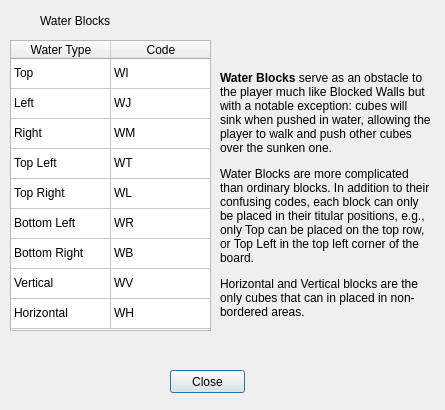
<?xml version="1.0" encoding="UTF-8"?>
<ui version="4.0">
 <class>legendDiagWater</class>
 <widget class="QDialog" name="legendDiagWater">
  <property name="geometry">
   <rect>
    <x>0</x>
    <y>0</y>
    <width>445</width>
    <height>410</height>
   </rect>
  </property>
  <property name="minimumSize">
   <size>
    <width>445</width>
    <height>410</height>
   </size>
  </property>
  <property name="windowTitle">
   <string notr="true">Water Blocks Legend - app-name</string>
  </property>
  <property name="windowIcon">
   <iconset resource="images.qrc">
    <normaloff>:/Logo/Media/Blocks.png</normaloff>:/Logo/Media/Blocks.png</iconset>
  </property>
  <property name="styleSheet">
   <string notr="true">QTableWidget {
	font-size: 9pt;
	font-family: &quot;Source Code Pro&quot;, &quot;Consolas&quot;;
}
</string>
  </property>
  <widget class="QLabel" name="lbHeader">
   <property name="geometry">
    <rect>
     <x>40</x>
     <y>10</y>
     <width>131</width>
     <height>21</height>
    </rect>
   </property>
   <property name="styleSheet">
    <string notr="true">font: 75 16pt &quot;Open Sans&quot;;
qproperty-alignment: AlignCenter;</string>
   </property>
   <property name="text">
    <string notr="true">Water Blocks</string>
   </property>
  </widget>
  <widget class="QLabel" name="lbDesc">
   <property name="geometry">
    <rect>
     <x>220</x>
     <y>40</y>
     <width>211</width>
     <height>311</height>
    </rect>
   </property>
   <property name="styleSheet">
    <string notr="true">font: 75 9pt &quot;Open Sans&quot;;
qproperty-alignment: AlignTop;</string>
   </property>
   <property name="text">
    <string notr="true">&lt;p&gt;&lt;span style=&quot; font-weight:700;&quot;&gt;Water Blocks&lt;/span&gt; serve as an obstacle to the player much like Blocked Walls but with a notable exception: cubes will sink when pushed in water, allowing the player to walk and push other cubes over the sunken one.&lt;/p&gt;&lt;p&gt;Water Blocks are more complicated than ordinary blocks. In addition to their confusing codes, each block can only be placed in their titular positions, e.g., only Top can be placed on the top row, or Top Left in the top left corner of the board.&lt;/p&gt;&lt;p&gt;Horizontal and Vertical blocks are the only cubes that can in placed in non-bordered areas.&lt;/p&gt;</string>
   </property>
   <property name="wordWrap">
    <bool>true</bool>
   </property>
  </widget>
  <widget class="QTableWidget" name="tableCodes">
   <property name="geometry">
    <rect>
     <x>10</x>
     <y>40</y>
     <width>201</width>
     <height>291</height>
    </rect>
   </property>
   <property name="verticalScrollBarPolicy">
    <enum>Qt::ScrollBarAlwaysOff</enum>
   </property>
   <property name="horizontalScrollBarPolicy">
    <enum>Qt::ScrollBarAlwaysOff</enum>
   </property>
   <property name="autoScroll">
    <bool>false</bool>
   </property>
   <property name="editTriggers">
    <set>QAbstractItemView::NoEditTriggers</set>
   </property>
   <property name="selectionMode">
    <enum>QAbstractItemView::NoSelection</enum>
   </property>
   <attribute name="verticalHeaderVisible">
    <bool>false</bool>
   </attribute>
   <row>
    <property name="text">
     <string notr="true"/>
    </property>
   </row>
   <row>
    <property name="text">
     <string notr="true"/>
    </property>
   </row>
   <row>
    <property name="text">
     <string notr="true"/>
    </property>
   </row>
   <row>
    <property name="text">
     <string notr="true"/>
    </property>
   </row>
   <row>
    <property name="text">
     <string notr="true"/>
    </property>
   </row>
   <row>
    <property name="text">
     <string notr="true"/>
    </property>
   </row>
   <row>
    <property name="text">
     <string notr="true"/>
    </property>
   </row>
   <row>
    <property name="text">
     <string notr="true"/>
    </property>
   </row>
   <row>
    <property name="text">
     <string notr="true"/>
    </property>
   </row>
   <column>
    <property name="text">
     <string notr="true">Water Type</string>
    </property>
   </column>
   <column>
    <property name="text">
     <string notr="true">Code</string>
    </property>
   </column>
   <item row="0" column="0">
    <property name="text">
     <string notr="true">Top</string>
    </property>
   </item>
   <item row="0" column="1">
    <property name="text">
     <string notr="true">WI</string>
    </property>
   </item>
   <item row="1" column="0">
    <property name="text">
     <string notr="true">Left</string>
    </property>
   </item>
   <item row="1" column="1">
    <property name="text">
     <string notr="true">WJ</string>
    </property>
   </item>
   <item row="2" column="0">
    <property name="text">
     <string notr="true">Right</string>
    </property>
   </item>
   <item row="2" column="1">
    <property name="text">
     <string notr="true">WM</string>
    </property>
   </item>
   <item row="3" column="0">
    <property name="text">
     <string notr="true">Top Left</string>
    </property>
   </item>
   <item row="3" column="1">
    <property name="text">
     <string notr="true">WT</string>
    </property>
   </item>
   <item row="4" column="0">
    <property name="text">
     <string notr="true">Top Right</string>
    </property>
   </item>
   <item row="4" column="1">
    <property name="text">
     <string notr="true">WL</string>
    </property>
   </item>
   <item row="5" column="0">
    <property name="text">
     <string notr="true">Bottom Left</string>
    </property>
   </item>
   <item row="5" column="1">
    <property name="text">
     <string notr="true">WR</string>
    </property>
   </item>
   <item row="6" column="0">
    <property name="text">
     <string notr="true">Bottom Right</string>
    </property>
   </item>
   <item row="6" column="1">
    <property name="text">
     <string notr="true">WB</string>
    </property>
   </item>
   <item row="7" column="0">
    <property name="text">
     <string notr="true">Vertical</string>
    </property>
   </item>
   <item row="7" column="1">
    <property name="text">
     <string notr="true">WV</string>
    </property>
   </item>
   <item row="8" column="0">
    <property name="text">
     <string notr="true">Horizontal</string>
    </property>
   </item>
   <item row="8" column="1">
    <property name="text">
     <string notr="true">WH</string>
    </property>
   </item>
  </widget>
  <widget class="QPushButton" name="btnClose">
   <property name="geometry">
    <rect>
     <x>170</x>
     <y>370</y>
     <width>75</width>
     <height>23</height>
    </rect>
   </property>
   <property name="text">
    <string notr="true">Close</string>
   </property>
  </widget>
 </widget>
 <resources>
  <include location="images.qrc"/>
 </resources>
 <connections>
  <connection>
   <sender>btnClose</sender>
   <signal>clicked()</signal>
   <receiver>legendDiagWater</receiver>
   <slot>close()</slot>
   <hints>
    <hint type="sourcelabel">
     <x>307</x>
     <y>391</y>
    </hint>
    <hint type="destinationlabel">
     <x>222</x>
     <y>204</y>
    </hint>
   </hints>
  </connection>
 </connections>
</ui>
